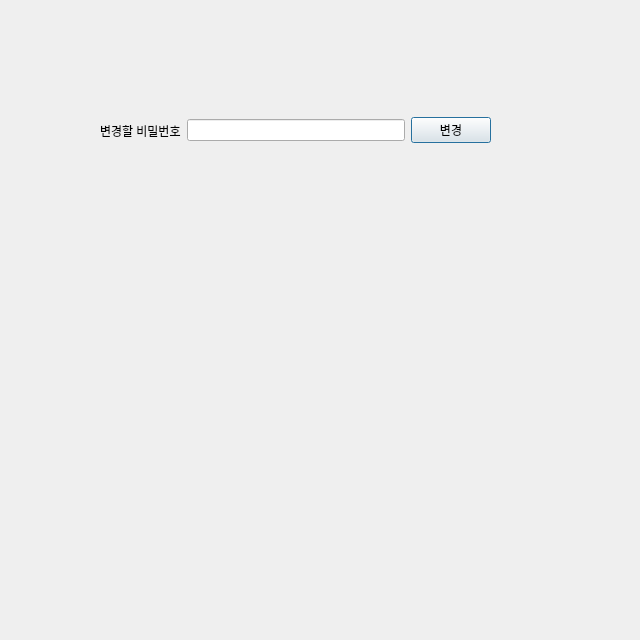
<?xml version="1.0" encoding="UTF-8"?>
<ui version="4.0">
 <class>password</class>
 <widget class="QDialog" name="password">
  <property name="geometry">
   <rect>
    <x>0</x>
    <y>0</y>
    <width>640</width>
    <height>640</height>
   </rect>
  </property>
  <property name="windowTitle">
   <string>Dialog</string>
  </property>
  <widget class="QWidget" name="">
   <property name="geometry">
    <rect>
     <x>100</x>
     <y>110</y>
     <width>391</width>
     <height>41</height>
    </rect>
   </property>
   <layout class="QHBoxLayout" name="horizontalLayout">
    <item>
     <widget class="QLabel" name="label">
      <property name="text">
       <string>변경할 비밀번호</string>
      </property>
     </widget>
    </item>
    <item>
     <widget class="QLineEdit" name="lineEdit"/>
    </item>
    <item>
     <widget class="QPushButton" name="pushButton">
      <property name="text">
       <string>변경</string>
      </property>
     </widget>
    </item>
   </layout>
  </widget>
 </widget>
 <resources/>
 <connections/>
</ui>
